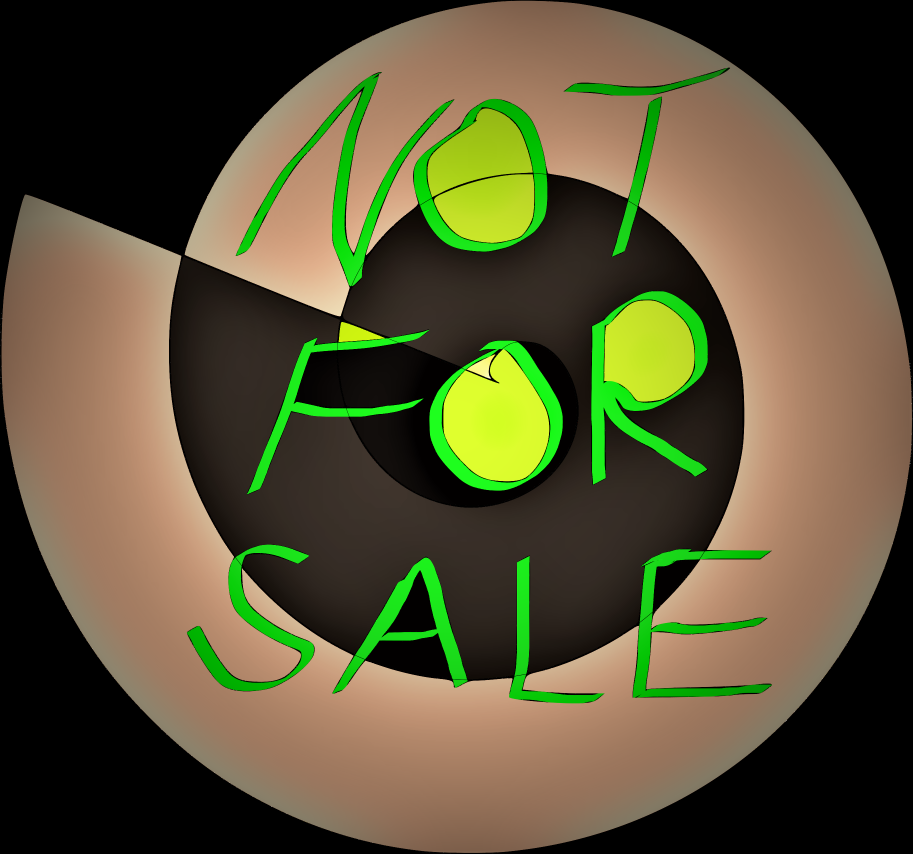
#> input picture asset/sale.png, 2739 x 2562 px, found by its file name (shown at 1/3 size)
$ python image_fundamentals.py
#> lines starting #> are read from the running program, lines starting #| are printed output that depends on the picture
import cv2
import random

img = cv2.imread('asset/sale.png', -1)
#> img is the input picture: shape (2562, 2739, 4); mean B, G, R, A 53, 83.3, 88.6, 189.1

# print(img)

# print(img.shape)

# print(img[0])

# Change first 100 rows to random pixels
for i in range(100):
	for j in range(img.shape[1]):
		img[i][j] = [random.randint(0, 255), random.randint(0, 255), random.randint(0, 255), 255]
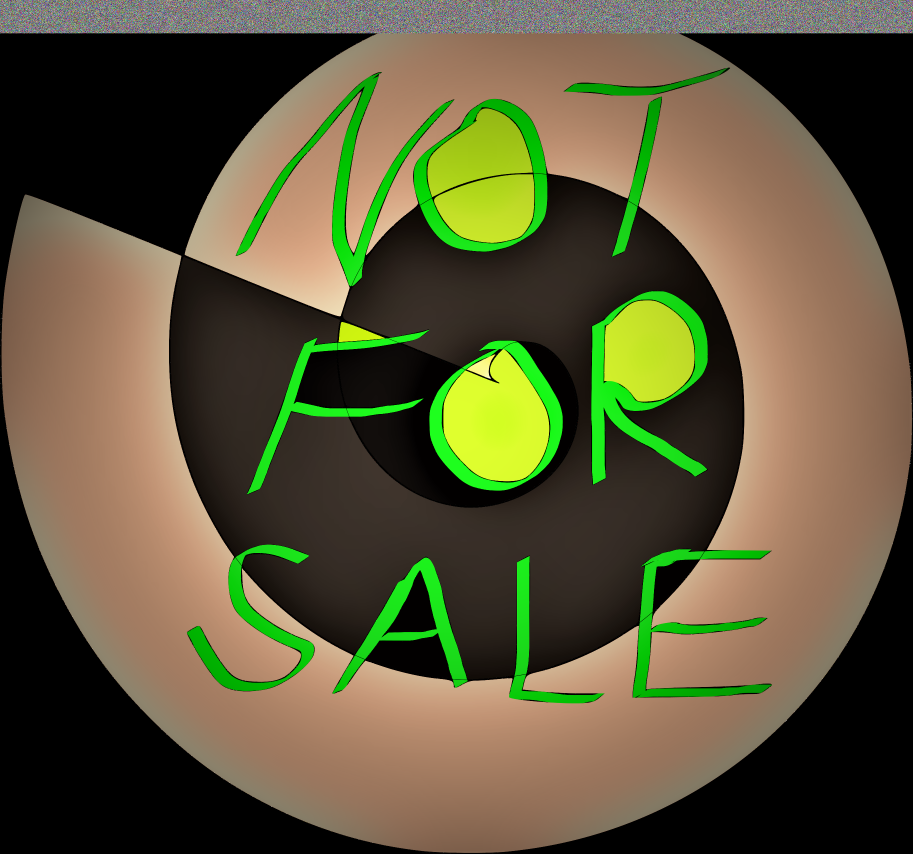
#> img: shape (2562, 2739, 4) (shown at 1/3 size); mean B, G, R, A 57.3, 87.3, 92.4, 196.8

# Copy part of image
tag = img[500:700, 600:900]
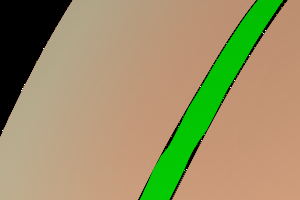
#> tag: shape (200, 300, 4); mean B, G, R, A 102.2, 145.7, 155.6, 232
img[100:300, 650:950] = tag

cv2.imshow('image', img)
cv2.waitKey(0)
cv2.destroyAllWindows()
